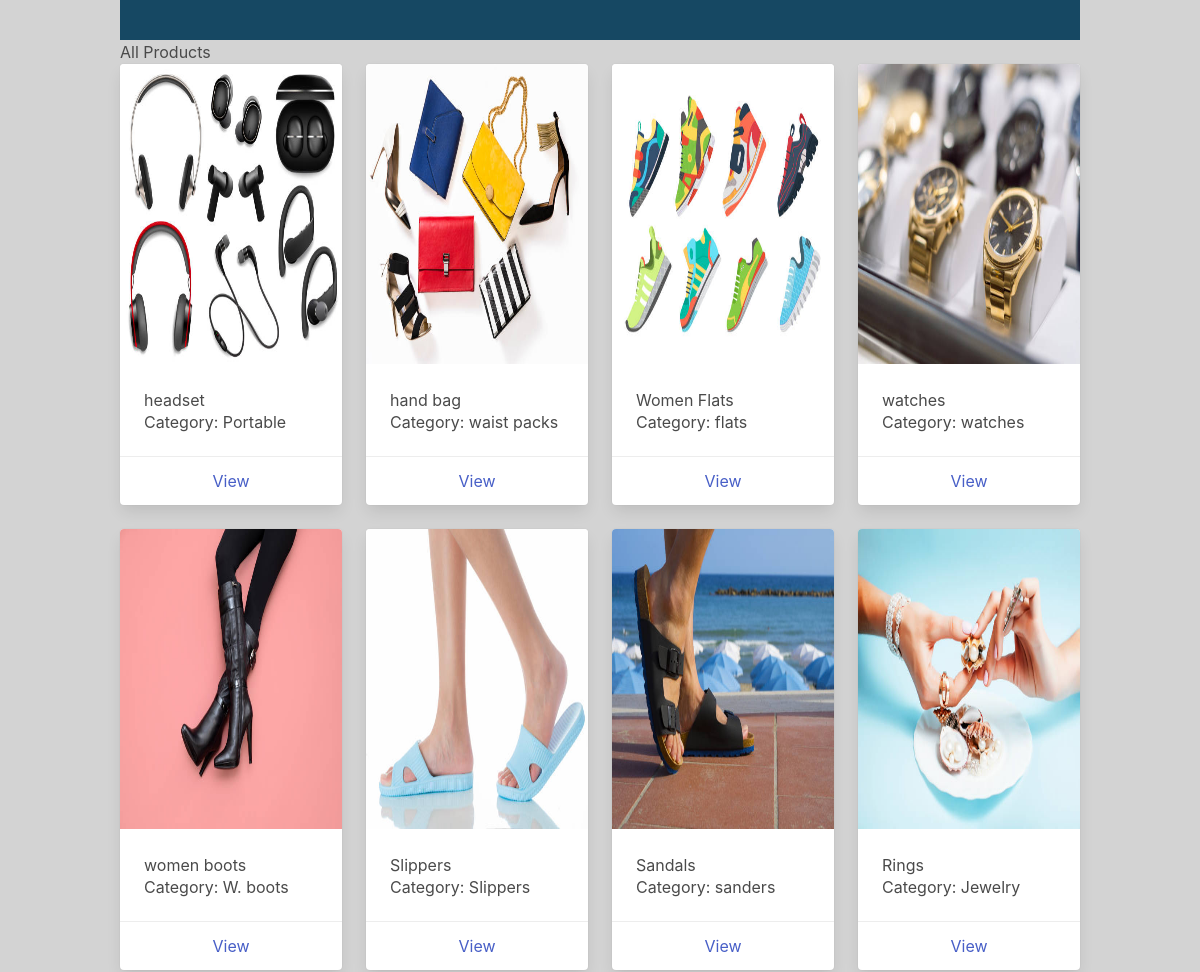
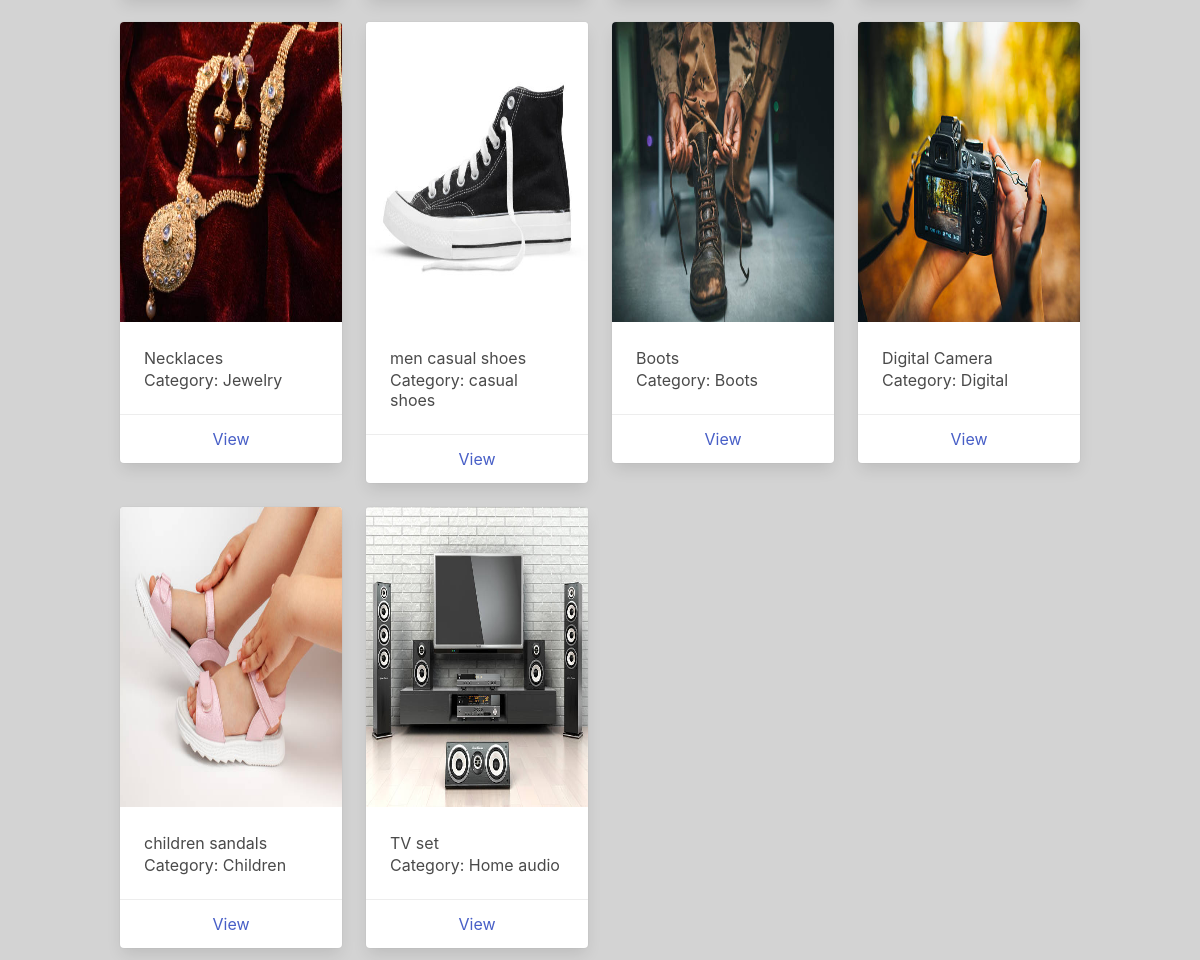
The page / on the database its author committed (2 pictures, top to bottom).
### menu/models.py (models this page shows, shortened)
class Product(models.Model):
    name = models.CharField(verbose_name='Name', max_length=100, null=True, )
    description = models.TextField(verbose_name='description', null=True, )
    category = TreeForeignKey(Category, verbose_name='Category', on_delete=models.PROTECT,
                              related_name='goods_to_category', )
    slug = models.SlugField(max_length=150, )
    image = models.ImageField(upload_to="uploads", null=True, blank=True)
    class Meta:
        verbose_name = 'Product'
        verbose_name_plural = 'Products'

class Category(MPTTModel):
    name = models.CharField( max_length=50, unique=True, blank=True, null=True)
    parent = TreeForeignKey( 'self',  on_delete=models.CASCADE, null=True,  blank=True,  related_name='children', )
    slug = models.SlugField(max_length=150, null=True,)
    class MPTTMeta:
        order_insertion_by = ['name',]
    class Meta:
        unique_together = [['parent', 'slug',]]
        verbose_name = 'Category'
        verbose_name_plural = 'Categories'

### menu/views.py (the view)
# urls.py: path('', CategoryListView.as_view(), name='category_list'),
class CategoryListView(ListView):
    model = Category
    template_name = "category_list.html"
    context_object_name = 'categories'
    def get_context_data(self, **kwargs):
        context = super().get_context_data(**kwargs)
        context['all_products'] = Product.objects.all()
        return context

### templates/category_list.html (shortened to what this page needs)
{% extends "base.html" %}
{% load mptt_tags %}
{% load static %}
{% block css_addition %}<link rel="stylesheet" href="{% static 'css/style.css' %}"> {% endblock %}
{% block content %}
	<nav class="navmenu">
		<ul>
			{% recursetree categories %}
				<li>
					<a href="{{node.get_absolute_url}}">{{node.name}}</a>
				</li>
			{% endrecursetree %}
		</ul>
	</nav>
        <h2>All Products</h2>
<div class="columns is-multiline">
            {% for product in all_products %}
            <div class="column is-3">
            <div class="card">
                <div class="card-image">
                    {% if product.image %}
                    <figure class="image">
                        <img src="{{ product.image.url }}"  alt="{{ product.name }}" style="display: block; height: 300px; width: 100%;">
                    </figure>
                     {% endif %}
                </div>
                <div class="card-content">
                    <div class="media">
                        <div class="media-content">
							<h3>{{product.name}}</h3>
                            <p class="subtitle is-6">Category: {{ product.category.name }}</p>
                        </div>
                    </div>
                </div>
                <footer class="card-footer">
                    <a href="#" class="card-footer-item">View</a>
                </footer>
            </div>
        </div>
            {% endfor %}
</div>
{% endblock %}

### templates/base.html (shortened to what this page needs)
{% load static %}
<!DOCTYPE html>
<html>
    <head>
        {% block css_addition %} {% endblock %}
		<link rel="stylesheet" href="https://cdn.jsdelivr.net/npm/bulma@0.9.0/css/bulma.min.css">
		<link rel="stylesheet" href="">
    </head>
    <body>
	<div class="container">
        {% block content %}{% endblock %}
	</div>
    </body>
</html>

### static/css/style.css (style rules this page uses)
* { margin: 0; padding: 0; }
body { background-color: lightgrey; }
.navmenu { width: 100%; background-color: #164863; float: left; position: relative; z-index: 1; }
.navmenu ul li { list-style: none; float: left; display: inline-block; }
.navmenu ul li a { display: block; text-decoration: none; padding: 20px; color: white; font-size: 14px; font-family: helvetica; }

### rows shown on the page
Product: image (picture), name "headset", category.name "Portable"
Product: image (picture), name "hand bag", category.name "waist packs"
Product: image (picture), name "Women Flats", category.name "flats"
Product: image (picture), name "watches", category.name "watches"
Product: image (picture), name "women boots", category.name "W. boots"
Product: image (picture), name "Slippers", category.name "Slippers"
Product: image (picture), name "Sandals", category.name "sanders"
Product: image (picture), name "Rings", category.name "Jewelry"
Product: image (picture), name "Necklaces", category.name "Jewelry"
Product: image (picture), name "men casual shoes", category.name "casual shoes"
Product: image (picture), name "Boots", category.name "Boots"
Product: image (picture), name "Digital Camera", category.name "Digital"
Product: image (picture), name "children sandals", category.name "Children"
Product: image (picture), name "TV set", category.name "Home audio"
